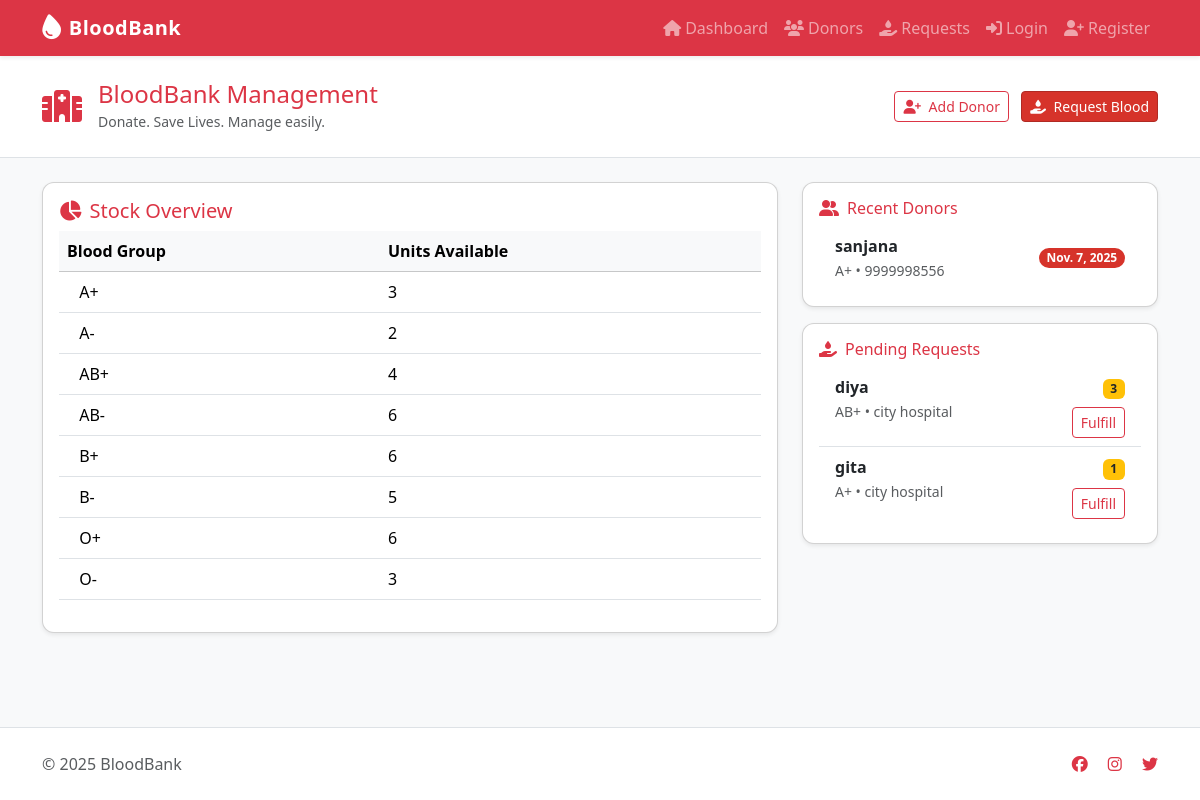
The page / on the database its author committed.
### bloodbank/models.py (models this page shows, shortened)
class BloodStock(models.Model):
    blood_group = models.CharField(max_length=3, choices=BLOOD_GROUPS, unique=True)
    units_available = models.PositiveIntegerField(default=0)

class Donor(models.Model):
    name = models.CharField(max_length=200)
    email = models.EmailField(blank=True, null=True)
    phone = models.CharField(max_length=20, blank=True)
    blood_group = models.CharField(max_length=3, choices=BLOOD_GROUPS)
    last_donation = models.DateField(blank=True, null=True)
    address = models.TextField(blank=True)

class BloodRequest(models.Model):
    patient_name = models.CharField(max_length=200)
    hospital = models.CharField(max_length=200)
    blood_group = models.CharField(max_length=3, choices=BLOOD_GROUPS)
    units_required = models.PositiveIntegerField()
    requested_on = models.DateTimeField(default=timezone.now)
    fulfilled = models.BooleanField(default=False)

### bloodbank/views.py (the view)
# urls.py: path('', views.index, name='home'),
def index(request):
    stocks = BloodStock.objects.all().order_by('blood_group')
    recent_donors = Donor.objects.order_by('-last_donation')[:5]
    requests = BloodRequest.objects.filter(fulfilled=False).order_by('-requested_on')[:5]
    return render(request, 'bloodbank/index.html', {
        'stocks': stocks,
        'recent_donors': recent_donors,
        'requests': requests
    })

### templates/bloodbank/index.html (shortened to what this page needs)
{% extends 'bloodbank/base.html' %}
{% load static %}
{% block content %}
<div class="row g-4">
  <div class="col-lg-8">
    <div class="card shadow-sm">
      <div class="card-body">
        <h5 class="card-title text-danger"><i class="fa-solid fa-chart-pie me-2"></i>Stock Overview</h5>
        <div class="table-responsive">
          <table class="table table-hover align-middle">
            <thead class="table-light">
              <tr><th>Blood Group</th><th>Units Available</th></tr>
            </thead>
            <tbody>
              {% for s in stocks %}
              <tr>
                <td> {{ s.blood_group }}</td>
                <td>{{ s.units_available }}</td>
              </tr>
              {% empty %}
              <tr><td colspan="2" class="text-center text-muted">No stock available</td></tr>
              {% endfor %}
            </tbody>
          </table>
        </div>
      </div>
    </div>
  </div>
  <div class="col-lg-4">
    <div class="card shadow-sm mb-3">
      <div class="card-body">
        <h6 class="card-title text-danger"><i class="fa-solid fa-user-group me-2"></i>Recent Donors</h6>
        <ul class="list-group list-group-flush">
          {% for d in recent_donors %}
          <li class="list-group-item d-flex justify-content-between align-items-center">
            <div>
              <strong>{{ d.name }}</strong><br>
              <small class="text-muted">{{ d.blood_group }} • {{ d.phone }}</small>
            </div>
            <span class="badge bg-danger rounded-pill">{{ d.last_donation|default:"-" }}</span>
          </li>
          {% empty %}
          <li class="list-group-item text-muted">No donors yet</li>
          {% endfor %}
        </ul>
      </div>
    </div>
    <div class="card shadow-sm">
      <div class="card-body">
        <h6 class="card-title text-danger"><i class="fa-solid fa-hand-holding-droplet me-2"></i>Pending Requests</h6>
        <ul class="list-group list-group-flush">
          {% for r in requests %}
          <li class="list-group-item">
            <div class="d-flex justify-content-between">
              <div><strong>{{ r.patient_name }}</strong><br><small class="text-muted">{{ r.blood_group }} • {{ r.hospital }}</small></div>
              <div class="text-end">
                <span class="badge bg-warning text-dark">{{ r.units_required }}</span><br>
                {% if not r.fulfilled %}<a href="{% url 'fulfill_request' r.id %}" class="btn btn-sm btn-outline-danger mt-2">Fulfill</a>{% else %}<span class="text-success">Fulfilled</span>{% endif %}
              </div>
            </div>
          </li>
          {% empty %}
          <li class="list-group-item text-muted">No pending requests</li>
          {% endfor %}
        </ul>
      </div>
    </div>
  </div>
</div>
{% endblock %}

### templates/bloodbank/base.html (shortened to what this page needs)
{% load static %}
<!doctype html>
<html lang="en">
<head>
  <link href="https://cdn.jsdelivr.net/npm/bootstrap@5.3.2/dist/css/bootstrap.min.css" rel="stylesheet">
  <link href="https://cdnjs.cloudflare.com/ajax/libs/font-awesome/6.5.0/css/all.min.css" rel="stylesheet">
  <link rel="stylesheet" href="{% static 'css/custom.css' %}">
</head>
<body>
  <nav class="navbar navbar-expand-lg navbar-dark bg-danger shadow-sm">
  <div class="container">
    <a class="navbar-brand d-flex align-items-center" href="{% url 'home' %}">
      <i class="fa-solid fa-droplet fa-lg me-2"></i>
      <span>BloodBank</span>
    </a>
    <div class="collapse navbar-collapse" id="navmenu">
      <ul class="navbar-nav ms-auto">
        <li class="nav-item"><a class="nav-link" href="{% url 'home' %}"><i class="fa-solid fa-house me-1"></i>Dashboard</a></li>
        <li class="nav-item"><a class="nav-link" href="{% url 'donors_list' %}"><i class="fa-solid fa-users me-1"></i>Donors</a></li>
        <li class="nav-item"><a class="nav-link" href="{% url 'requests_list' %}"><i class="fa-solid fa-hand-holding-droplet me-1"></i>Requests</a></li>
        {% if user.is_authenticated %}
          <li class="nav-item dropdown">
            <a class="nav-link dropdown-toggle" href="#" role="button" data-bs-toggle="dropdown">
              <i class="fa-solid fa-user me-1"></i> {{ user.username }}
            </a>
            <ul class="dropdown-menu dropdown-menu-end">
              <li><a class="dropdown-item text-danger" href="{% url 'logout' %}"><i class="fa-solid fa-right-from-bracket me-1"></i> Logout</a></li>
            </ul>
          </li>
        {% else %}
          <li class="nav-item"><a class="nav-link" href="{% url 'login' %}"><i class="fa-solid fa-right-to-bracket me-1"></i>Login</a></li>
          <li class="nav-item"><a class="nav-link" href="{% url 'register' %}"><i class="fa-solid fa-user-plus me-1"></i>Register</a></li>
        {% endif %}
      </ul>
    </div>
  </div>
</nav>
  <header class="py-4 bg-white border-bottom mb-4">
    <div class="container d-flex align-items-center justify-content-between flex-wrap">
      <div class="d-flex align-items-center mb-2 mb-md-0">
        <i class="fa-solid fa-hospital fa-2x text-danger me-3"></i>
        <div>
          <h1 class="h4 mb-0 text-danger">BloodBank Management</h1>
          <small class="text-muted">Donate. Save Lives. Manage easily.</small>
        </div>
      </div>
      <div>
        <a class="btn btn-outline-danger btn-sm me-2" href="{% url 'add_donor' %}">
          <i class="fa-solid fa-user-plus me-1"></i> Add Donor
        </a>
        <a class="btn btn-danger btn-sm" href="{% url 'add_request' %}">
          <i class="fa-solid fa-hand-holding-droplet me-1"></i> Request Blood
        </a>
      </div>
    </div>
  </header>
  <main class="container mb-5">
    {% block content %}
    {% endblock %}
  </main>
  <footer class="py-4 bg-white border-top">
    <div class="container d-flex justify-content-between align-items-center flex-wrap">
      <div class="text-muted">© <span id="year"></span> BloodBank</div>
      <div>
        <a class="text-danger me-3" href="#"><i class="fa-brands fa-facebook"></i></a>
        <a class="text-danger me-3" href="#"><i class="fa-brands fa-instagram"></i></a>
        <a class="text-danger" href="#"><i class="fa-brands fa-twitter"></i></a>
      </div>
    </div>
  </footer>
</body>
</html>

### static/css/custom.css (style rules this page uses)
body { background: #f8f9fb; }
.navbar-brand .fa-droplet { transform: rotate(-10deg); }
.card { border-radius: 12px; }
.badge.bg-danger { background: #d6332a !important; }
.btn-danger { background: #d6332a; border-color: #b02a23; }
footer .text-muted { color: #666; }

### templates/bloodbank/base.html (style rules this page uses)
body { background-color: #f8f9fa; min-height: 100vh; display: flex; flex-direction: column; }
footer { margin-top: auto; }
.navbar-brand span { font-weight: 600; letter-spacing: 0.5px; }
header { border-bottom: 3px solid #dc3545; }

### rows shown on the page
BloodStock: blood_group "A+", units_available "3"
BloodStock: blood_group "A-", units_available "2"
BloodStock: blood_group "AB+", units_available "4"
BloodStock: blood_group "AB-", units_available "6"
BloodStock: blood_group "B+", units_available "6"
BloodStock: blood_group "B-", units_available "5"
BloodStock: blood_group "O+", units_available "6"
BloodStock: blood_group "O-", units_available "3"
Donor: name "sanjana", blood_group "A+", phone "9999998556", last_donation "Nov. 7, 2025"
BloodRequest: patient_name "diya", blood_group "AB+", hospital "city hospital", units_required "3", fulfilled "Fulfill"
BloodRequest: patient_name "gita", blood_group "A+", hospital "city hospital", units_required "1", fulfilled "Fulfill"
